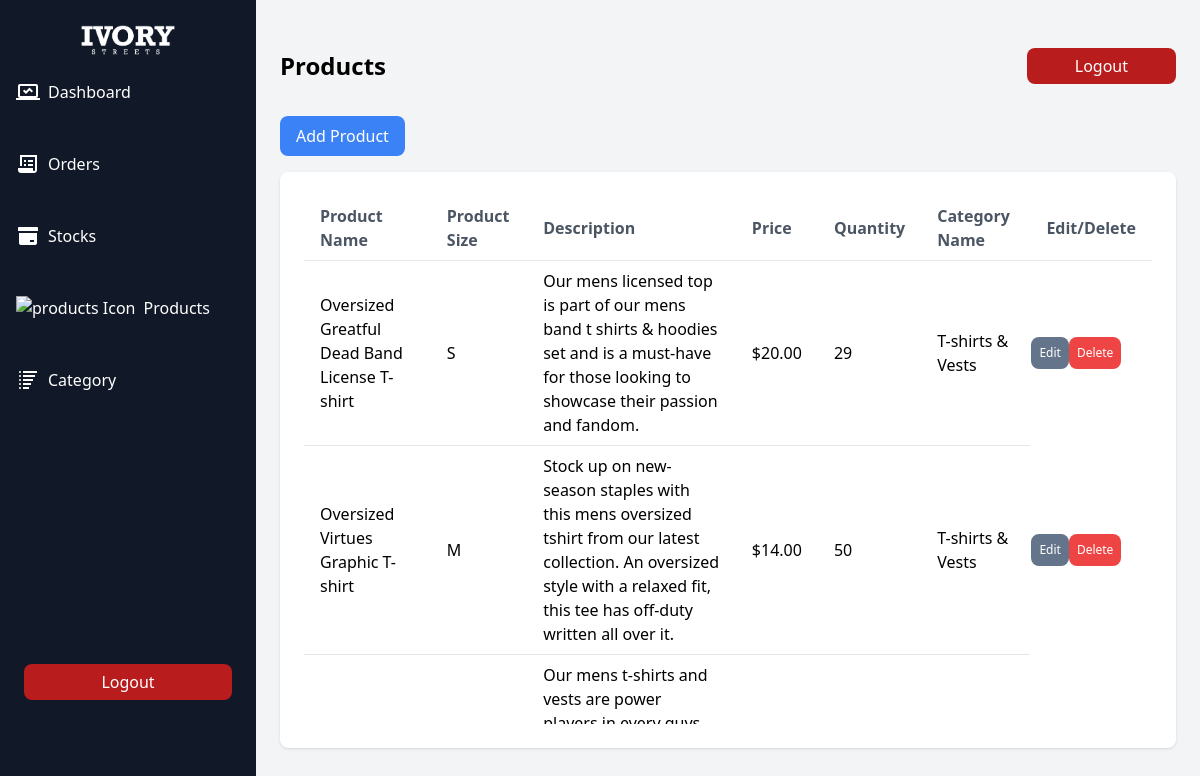
Screenshot of /public/admin/products.php (signed in) with the database file from the repository.
### tables this page shows
CREATE TABLE `product` (
  `product_id` int(11) NOT NULL,
  `product_name` varchar(255) NOT NULL,
  `product_size` varchar(3) NOT NULL,
  `product_desc` varchar(255) NOT NULL,
  `product_price` decimal(10,2) NOT NULL,
  `product_isactive` char(1) NOT NULL,
  `product_qty` int(11) NOT NULL,
  `product_image` blob NOT NULL,
  `category_id` int(11) NOT NULL,
  `updated_at` date NOT NULL,
  `admin_id` int(11) NOT NULL
);

CREATE TABLE `category` (
  `category_id` int(11) NOT NULL,
  `category_name` varchar(255) NOT NULL,
  `category_desc` text NOT NULL,
  `updated_at` date NOT NULL,
  `admin_id` int(11) NOT NULL
);

### public/admin/products.php (the view, shortened to what this page needs)
<!DOCTYPE html>
<html lang="en">
<head>
  <script src="https://cdn.tailwindcss.com"></script>
</head>
<body class="bg-gray-100 font-sans antialiased">
  <?php
  include 'side-bar.php';
  ?>
  <div class="flex-1 lg:ml-64 p-6 bg-gray-100 overflow-y-auto h-screen pt-16 lg:pt-6">
    <?php
    $DB_HOST = 'autorack.proxy.rlwy.net';
    $DB_USER = 'root';
    $DB_PASSWORD = 'PEGbmEIwMKaaCDlkKYfWVGndPSDXtNgu';
    $DB_NAME = 'railway';
    $DB_PORT = 21186;
    $conn = mysqli_connect($DB_HOST, $DB_USER, $DB_PASSWORD, $DB_NAME, $DB_PORT);
    $sql = "SELECT p.product_id, p.product_name, p.product_size, p.product_desc, p.product_price, p.product_qty, p.category_id, c.category_name
            FROM product p
            JOIN category c ON p.category_id = c.category_id";
    $result = mysqli_query($conn, $sql);
    ?>
    <div class="mt-6">
      <div class="flex justify-between items-center mt-6 mb-4">
        <h3 class="text-2xl font-bold">Products</h3>
        <div>
          <button type="button" class="w-full text-white bg-red-700 hover:bg-red-800 focus:ring-4 focus:outline-none focus:ring-teal-300 dark:focus:ring-teal-800 font-medium rounded-lg text-m px-12 py-1.5 text-center">
            <a href="logout.php">Logout</a>
          </button>
        </div>
      </div>
      <button id="openAddModalBtn" class="bg-blue-500 text-white px-4 py-2 rounded-lg mt-4 mb-4">Add Product</button>
      <div class="bg-white p-6 rounded-lg shadow h-[36rem]">
        <div class="overflow-x-auto overflow-y-auto h-full">
          <table class="min-w-full bg-white">
            <thead class="sticky top-0 z-10 bg-white">
              <tr>
                <th class="py-2 px-4 border-b text-left text-gray-600">Product Name</th>
                <th class="py-2 px-4 border-b text-left text-gray-600">Product Size</th>
                <th class="py-2 px-4 border-b text-left text-gray-600">Description</th>
                <th class="py-2 px-4 border-b text-left text-gray-600">Price</th>
                <th class="py-2 px-4 border-b text-left text-gray-600">Quantity</th>
                <th class="py-2 px-4 border-b text-left text-gray-600">Category Name</th>
                <th class="py-2 px-4 border-b text-left text-gray-600">Edit/Delete</th>
              </tr>
            </thead>
            <tbody>
              <?php
                if (mysqli_num_rows($result) > 0) {
                    while ($row = mysqli_fetch_assoc($result)) {
                        echo "<tr>";
                        echo "<td class='py-2 px-4 border-b'>" . htmlspecialchars($row['product_name']) . "</td>";
                        echo "<td class='py-2 px-4 border-b'>" . htmlspecialchars($row['product_size']) . "</td>";
                        echo "<td class='py-2 px-4 border-b'>" . htmlspecialchars($row['product_desc']) . "</td>";
                        echo "<td class='py-2 px-4 border-b'>$" . htmlspecialchars($row['product_price']) . "</td>";
                        echo "<td class='py-2 px-4 border-b'>" . htmlspecialchars($row['product_qty']) . "</td>";
                        echo "<td class='py-2 px-4 border-b' data-category-id='" . htmlspecialchars($row['category_id']) . "'>" . htmlspecialchars($row['category_name']) . "</td>";
                        echo "<td><button class='openEditModalBtn px-2 py-2 text-xs font-medium text-center inline-flex items-center text-white bg-slate-500 rounded-lg hover:bg-slate-600 focus:ring-4 focus:outline-none focus:ring-slate-300'>Edit</button>";
                        echo "<button class='openDeleteModalBtn px-2 py-2 text-xs font-medium text-center inline-flex items-center text-white bg-red-500 rounded-lg hover:bg-red-600 focus:ring-4 focus:outline-none focus:ring-red-300'>Delete</button></td>";
                        echo "</tr>";
                    }
                } else {
                    echo "<tr><td colspan='7' class='py-2 px-4 border-b text-center'>No products available</td></tr>";
                }
              ?>
            </tbody>
          </table>
        </div>
      </div>
    </div>
  </div>
</body>
</html>

### rows the page displays
product: product_name "Oversized Greatful Dead Band License T-shirt", product_size "S", product_desc "Our mens licensed top is part of our mens band t shirts & hoodies set and is a must-have for those looking to showcase their passion and fandom.", product_price "20.00", product_qty "29", category.category_name "T-shirts & Vests"
product: product_name "Oversized Virtues Graphic T-shirt", product_size "M", product_desc "Stock up on new-season staples with this mens oversized tshirt from our latest collection. An oversized style with a relaxed fit, this tee has off-duty written all over it.", product_price "14.00", product_qty "50", category.category_name "T-shirts & Vests"
product: product_desc "Our mens t-shirts and vests are power…"
